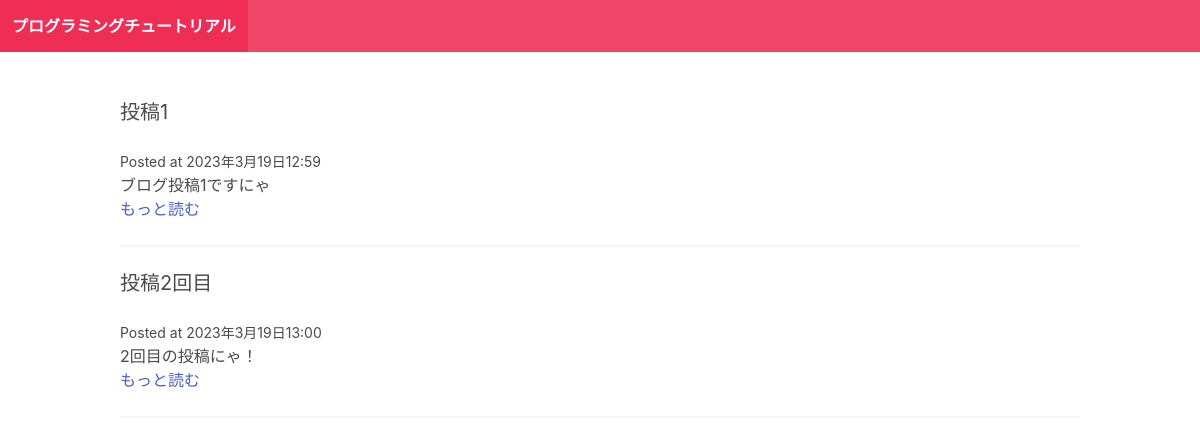
Before: / with the older database file.
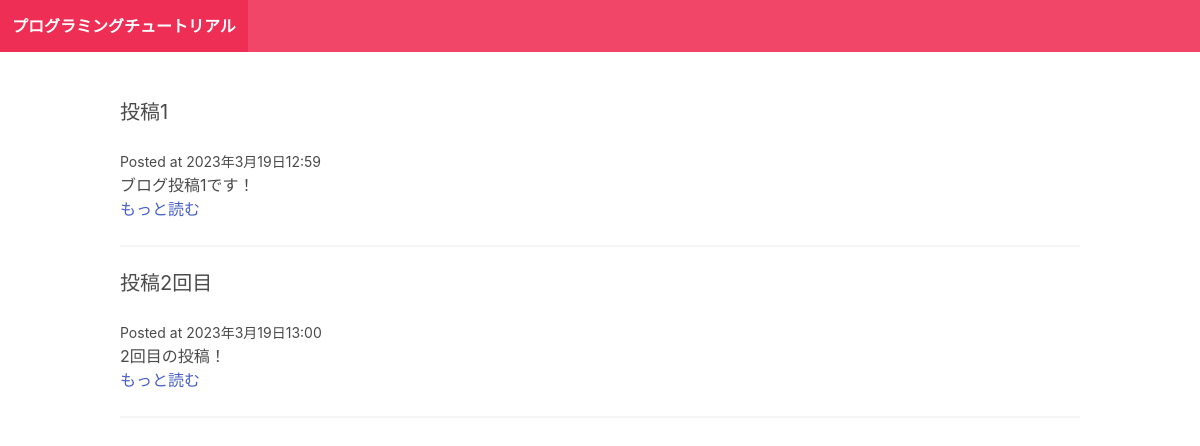
After: the same page with the newer database file.
### blog/models.py (models this page shows)
class Post(models.Model):
    title = models.CharField(max_length=255)
    slug = models.SlugField()
    intro = models.TextField()
    body = models.TextField()
    posted_data = models.DateTimeField(auto_now_add=True)

### blog/views.py (the view)
# urls.py: path("", frontpage),
def frontpage(request):
    posts = Post.objects.all()
    return render(request, 'blog/frontpage.html', {"posts": posts})

### blog/templates/blog/frontpage.html
{% extends "blog/base.html" %}
{% block content %}
{% for post in posts %}
<div class="post-block">
  <h2 class="subtitle">
    {{post.title}}
  </h2>
  <small>Posted at {{post.posted_data}}</small>
  <p>{{post.intro}}</p>
  <a href="{% url 'post_detail' post.slug %}">もっと読む</a>
  <hr>
</div>
{% endfor %}
{% endblock %}

### blog/templates/blog/base.html (shortened to what this page needs)
<!DOCTYPE html>
<html lang="ja">
<head>
  <link rel="stylesheet" href="https://cdn.jsdelivr.net/npm/bulma@0.9.4/css/bulma.min.css">
</head>
<body>
  <nav class="navbar is-danger">
    <div class="navbar-brand">
      <a href="/" class="navbar-item">
        <strong>プログラミングチュートリアル</strong>
      </a>
    </div>
  </nav>
  <section class="section">
    <div class="container">
      {% block content %}
      {% endblock %}
    </div>
  </section>
</body>
</html>

Changed rows visible on the page:
changed Post "投稿1": intro "ブログ投稿1ですにゃ" → "ブログ投稿1です！"
changed Post "投稿2回目": intro "2回目の投稿にゃ！" → "2回目の投稿！"
